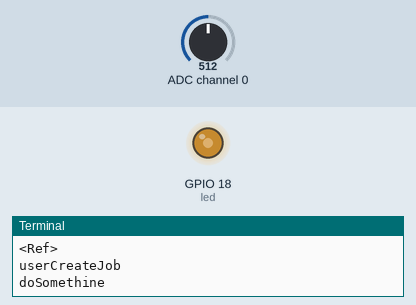
Simulated run of this program. Board: Raspberry Pi (BCM pin numbers). Parts: output pins drawn as LEDs (lit = HIGH), the last lines printed to the terminal. The test bench sets the inputs (shaded band); at power-on: ADC channel 0 = 512 (analog values on the 0–1023 scale). Each call to the cloud database takes 0.3 s, and an entry nobody has set reads as its off value or as empty; the desktop window is not drawn, its controls go by their first labels and the mouse button is held 0.15 s; threads take turns every 2 ms.

Above: at 1.2 s.
1.3 s: ADC channel 0 set to 716
At 1.9 s:
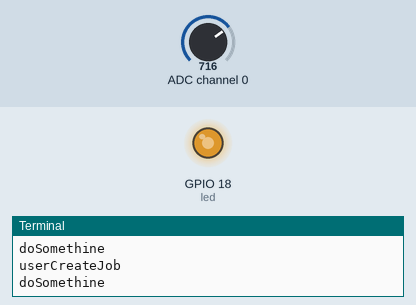
2.9 s: ADC channel 0 set to 900
At 3.4 s:
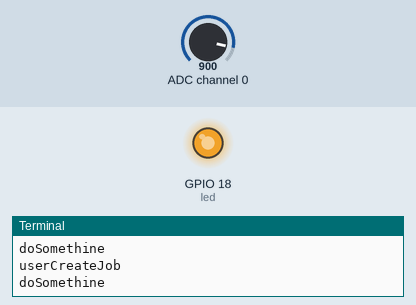
4.4 s: ADC channel 0 set to 122
At 5.2 s:
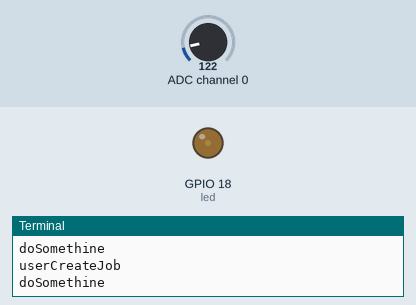
Timing chart, 0 to 7.4 s (numbered marks = the images above; inputs shaded):
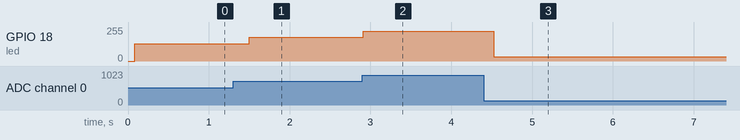

Measured:
- after the input at 1.3 s, GPIO 18 (led): 128/255 → 179/255 after 0.20 s
- after the input at 2.9 s, GPIO 18 (led): 179/255 → 224/255 at once
- after the input at 4.4 s, GPIO 18 (led): 224/255 → 31/255 after 0.12 s

The program:

VR3.py
```python
#!/usr/bin/python3.7
'''
MCP3008 , 可變電阻, pwmLed
'''

from gpiozero import MCP3008
from tkinter import *
from threading import Timer
from gpiozero import PWMLED
import firebase_admin
from firebase_admin import credentials
from firebase_admin import db


channel0 = MCP3008(0)
led = PWMLED(18)

class App():
    def __init__(self,win):
        #firebase realtimedataBase_PWM
        self.master = win
        self.job = None
        self.outputValue = 0
        cred = credentials.Certificate('/home/pi/Documents/iotProject/eric-firebase-test-firebase-adminsdk-4bs2b-9871f102be.json')
        firebase_admin.initialize_app(cred, {
            'databaseURL': 'https://eric-firebase-test.firebaseio.com/'
        })
        self.pwmRef = db.reference('iot20191126/PWM')
        print(self.pwmRef)
        #tkinter
        self.displayValue = IntVar()
        mainFrame = Frame(win,borderwidth=2,relief=GROOVE)
        displayBar = Scale(mainFrame, from_=0, to=100, orient=HORIZONTAL, variable=self.displayValue,length=300)
        displayBar.pack()
        mainFrame.pack()
        self.displayValue.set(50)
        self.auotUpdate()

    def userCreateJob(self):
        print("userCreateJob")
        if self.job:
            self.master.after_cancel(self.job);
        self.job = self.master.after(100,self.firebaseDoSomeThing)

    def firebaseDoSomeThing(self):
        print('doSomethine')
        self.pwmRef.update({'value':self.displayValue.get()})

    def auotUpdate(self):
        #print('update')
        outputValue = int(channel0.value * 100)
        if self.outputValue != outputValue:
            self.outputValue = outputValue
            self.userCreateJob()

        led.value = channel0.value
        self.displayValue.set(outputValue)
        try:
            Timer(0.2,self.auotUpdate).start()
            #self.pwmRef.update({'value':outputValue})

        except:
            print("error")
            Timer(1, self.auotUpdate).start()

if __name__ == '__main__':
    window = Tk()
    window.title("MCP3008_可變電阻")
    window.option_add("*font",('verdana',18,'bold'))
    window.option_add('*background','#333333')
    window.option_add('*foreground','#ffffff')
    app = App(window)
    window.mainloop()
```
